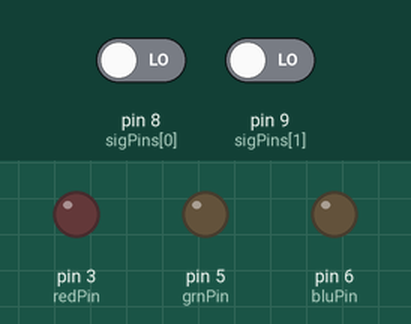
A sketch run on a simulated Arduino Uno, built with avr-gcc and run on an emulated ATmega328P. On the bench: output pins drawn as LEDs (lit = HIGH). Inputs (shaded band) come from the test bench; at power-on: pin 8 (sigPins[0]) LOW, pin 9 (sigPins[1]) LOW. What the sketch prints to the serial monitor is not drawn.

Above: at 1.2 s.
1.3 s: pin 8 (sigPins[0]) driven HIGH
At 2.1 s:
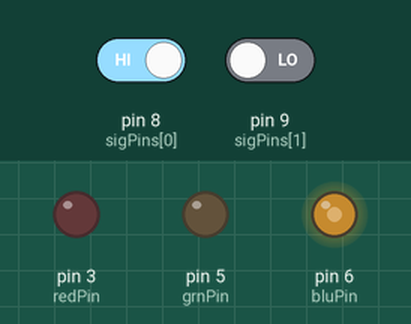
2.8 s: pin 9 (sigPins[1]) driven HIGH
At 3.3 s:
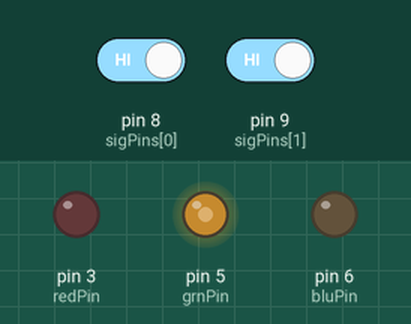
4.3 s: pin 8 (sigPins[0]) driven LOW
At 5.6 s:
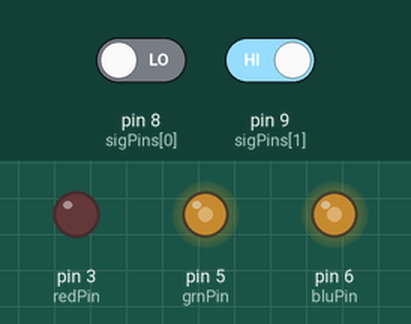
Timing chart, 0 to 7.3 s (numbered marks = the images above; inputs shaded):
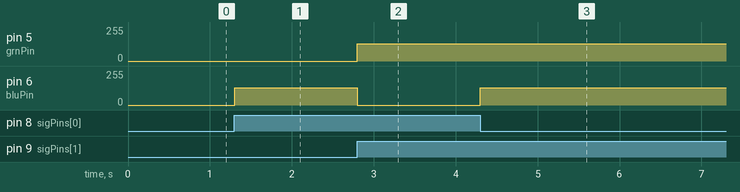

Measured:
- after the input at 1.3 s, pin 6 (bluPin): 0/255 → 128/255 at once
- after the input at 2.8 s, pin 5 (grnPin): 0/255 → 128/255 at once; pin 6 (bluPin): 128/255 → 0/255 at once
- after the input at 4.3 s, pin 6 (bluPin): 0/255 → 128/255 at once

The sketch:

Signal_LEDs.ino
```cpp
#include <SoftwareSerial.h>


int redPin = 3;
int grnPin = 5;
int bluPin = 6;

int sigPins[] = {8, 9};

void setBrightness(int redLevel, int grnLevel, int bluLevel)
{
  /*Serial.println(String(redLevel));
  Serial.println(String(grnLevel));
  Serial.println(String(bluLevel));
  Serial.println("FOO --------------\r\n");*/
  analogWrite(redPin, redLevel);
  analogWrite(grnPin, grnLevel);
  analogWrite(bluPin, bluLevel);
}

void setup() {
  Serial.begin(57600);
  pinMode(redPin, OUTPUT);
  pinMode(grnPin, OUTPUT);
  pinMode(bluPin, OUTPUT);

  for(int i = 0; i < (sizeof(sigPins) / sizeof(int)); i++)
  {
    pinMode(sigPins[i], INPUT);
  }
}

void processToteSensor()
{
  byte signal = 0;

  for(int i = 0; i < (sizeof(sigPins) / sizeof(int)); i++)
  {
    int pinVal = digitalRead(sigPins[i]) != 0 ? 1 : 0;
    signal |= pinVal << i;
  }
  Serial.println(signal);
  switch(signal)
  {
    case 1:
      setBrightness(0, 0, 128);
      break;
    case 2:
      setBrightness(0, 128, 128);
      break;
    case 3:
      setBrightness(0, 128, 0);
      break;
    default:
      setBrightness(0, 0, 0);
  }
}

void loop() {
  processToteSensor();
}
```
